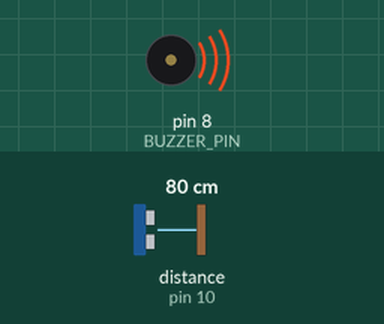
This sketch was run on a simulated Arduino Uno, built with avr-gcc and run on an emulated ATmega328P. Parts: buzzer (waves = sounding). Wiring (inferred from the names in the program): ultrasonic range finder: trigger pin 9; echo pin 10. The test bench sets the inputs (shaded band); at power-on: distance to the obstacle (sensor on pin 10) 80 cm. The echo pulse lasts 58.3 µs per cm; what the sketch prints to the serial monitor is not drawn.

Above: at 0.1 s.
Timing chart, 0 to 2.0 s (numbered marks = the images above):
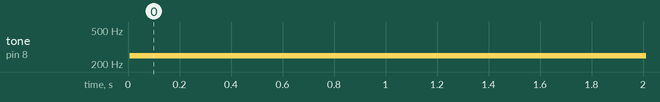

The sketch:

MS_ultrasonic.ino
```cpp
// ultrasonic distance sensor measures distance, then prints

const int BUZZER_PIN = 8;
const int TRIG_PIN = 9;
const int ECHO_PIN = 10;

void setup() {
  // put your setup code here, to run once:

  // tells the program where to display the text we give it (like print)
  Serial.begin(9600);
  // tells the program that the pin 9 (because we define TRIG_PIN as 9) is going to OUTPUT voltage for the sensor to interpret
  pinMode(TRIG_PIN, OUTPUT);
  // pin 10 will take voltages sent by the sensor as INPUT-- this tells us what the distance is!
  pinMode(ECHO_PIN, INPUT);
  // same logic as the above!
  pinMode(BUZZER_PIN, OUTPUT);
}

void loop() {
  // put your main code here, to run repeatedly:

  // send voltage to the sensor (tell it to start measuring distance)
  digitalWrite(TRIG_PIN, HIGH);
  delayMicroseconds(10);
  // then tell it to stop
  digitalWrite(TRIG_PIN, LOW);

  // sensor ACTUALLY returns how long it took for the sonic waves to bounce back
  // we can convert that to distance easily!
  long duration = pulseIn(ECHO_PIN, HIGH);
  // we convert it to CM by multiplying by the speed of sound
  float distance = (duration * 0.0343) / 2;

  // remember how we did Serial.begin()?
  // that's so we can print out to the console easily!
  Serial.println(distance);

  // lets send voltage to the buzzer based on the distance
  // clip the distance between 5 and 200
  float clippedDistance = constrain(distance, 5.0, 200.0);
  // turn the distance into a frequency that we can send to the
  float frequency = (int) (1000.0 / (clippedDistance / 20.0));

  tone(BUZZER_PIN, frequency);

  delay(500);
}
```

Measured:
- by itself, tone on pin 8 (BUZZER_PIN): silent → 249 Hz at 0.01 s, → 251 Hz 0.51 s later
